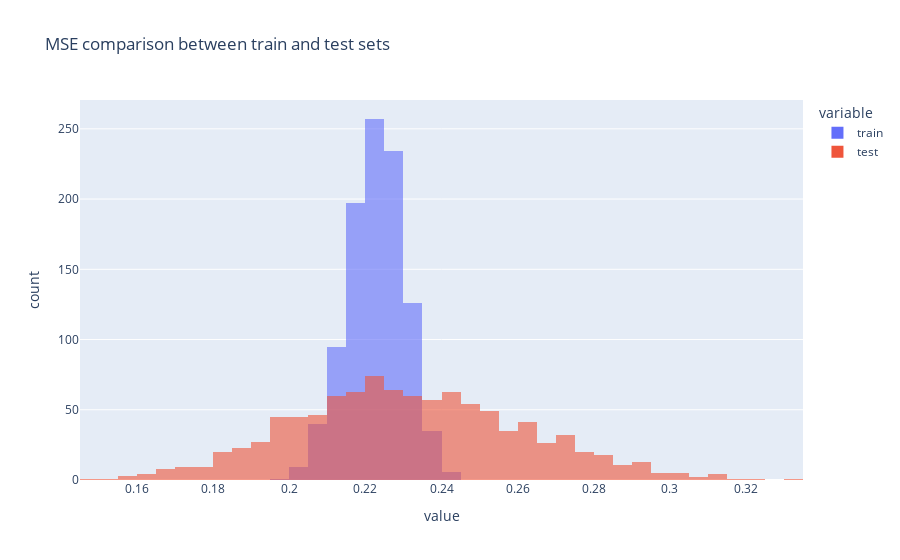

This figure's notebook cell:
### Markdown cell above
### Compare training and test errors

### Code cell
def compute_n_mse(n_reps, X, y):
    """
    Perform `n_reps` splits of `X` and `y` and compute the MSE on each repetition.
    """

    store_mse = np.array([])
    store_lr = np.array([])

    for _ in range(n_reps):

        # peform train-test split
        X_train, X_test, y_train, y_test = my_tt_split(X, y, train_size=0.8)

        # fit regressor
        lr = LinearRegression()
        lr.fit(X_train, y_train)
        store_lr = np.append(store_lr, lr)  # store for confidence interval computation

        # predict
        y_pred_train = lr.predict(X_train)
        y_pred_test = lr.predict(X_test)

        # compute MSE
        mse_train = np.mean((y_train - y_pred_train) ** 2)
        mse_test = np.mean((y_test - y_pred_test) ** 2)

        # append MSE to list of all MSE's
        store_mse = np.append(store_mse, [mse_train, mse_test]).reshape(-1, 2)

    return store_mse


n_reps = 1000
store_mse = compute_n_mse(n_reps=n_reps, X=X, y=y)

df_mse = pd.DataFrame(data=store_mse, columns=["train", "test"])
px.histogram(
    data_frame=df_mse,
    opacity=0.6,
    barmode="overlay",
    title="MSE comparison between train and test sets",
)

### Figure 1 — Plotly figure (JSON) as saved in the notebook; plotly's stock layout.template omitted (floating-point values rounded to 4 significant figures; data arrays with more than 128 entries replaced by an {"elided": "..."} marker saying what was removed)
{"data": [{"alignmentgroup": "True", "bingroup": "x", "hovertemplate": "variable=train<br>value=%{x}<br>count=%{y}<extra></extra>", "legendgroup": "train", "marker": {"color": "#636efa", "opacity": 0.6, "pattern": {"shape": ""}}, "name": "train", "offsetgroup": "train", "orientation": "v", "showlegend": true, "type": "histogram", "x": {"elided": "1000 float values"}, "xaxis": "x", "yaxis": "y"}, {"alignmentgroup": "True", "bingroup": "x", "hovertemplate": "variable=test<br>value=%{x}<br>count=%{y}<extra></extra>", "legendgroup": "test", "marker": {"color": "#EF553B", "opacity": 0.6, "pattern": {"shape": ""}}, "name": "test", "offsetgroup": "test", "orientation": "v", "showlegend": true, "type": "histogram", "x": {"elided": "1000 float values"}, "xaxis": "x", "yaxis": "y"}], "layout": {"barmode": "overlay", "legend": {"title": {"text": "variable"}, "tracegroupgap": 0}, "title": {"text": "MSE comparison between train and test sets"}, "xaxis": {"anchor": "y", "domain": [0, 1], "title": {"text": "value"}}, "yaxis": {"anchor": "x", "domain": [0, 1], "title": {"text": "count"}}}}
